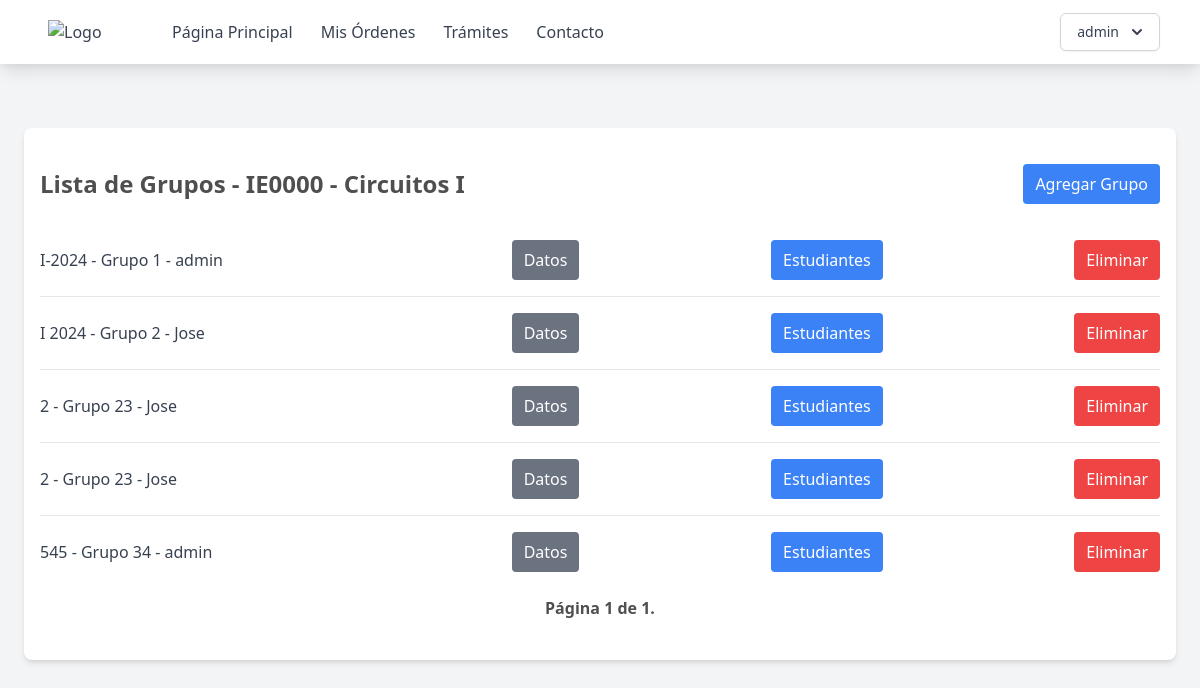
Before: /cursos/IE0000/grupos (signed in) with the older database file.
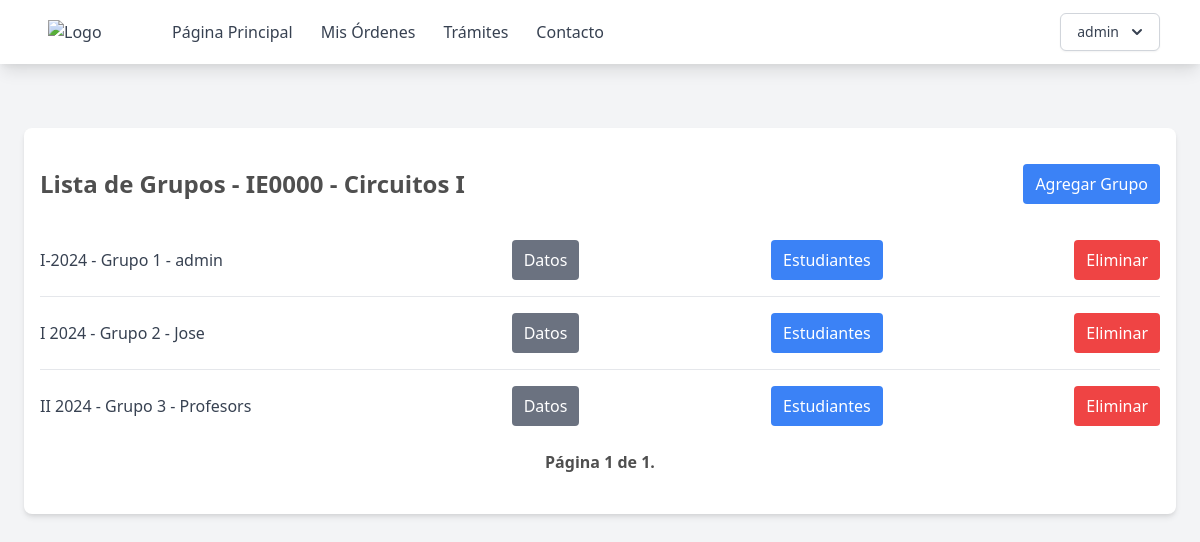
After: the same page with the newer database file.
### supply_room/models.py (models this page shows, shortened)
class Users(AbstractUser):
    name = models.CharField(max_length=200)
    email = models.EmailField(unique=True)
    role = models.CharField(max_length=200, choices=ROLE_CHOICES, default="student")
    student_id = models.CharField(max_length=200, null=True)
    username = models.CharField(max_length=50, null=True)
    objects = CustomUserManager()
    USERNAME_FIELD = "email"
    REQUIRED_FIELDS = ["name", "role"]

class Class(models.Model):
    name = models.CharField(max_length=200)
    code = models.CharField(max_length=200)

class ClassGroups(models.Model):
    number = models.PositiveIntegerField()
    semester = models.CharField(max_length=200)
    professor = models.ForeignKey(Users, on_delete=models.CASCADE)
    class_id = models.ForeignKey(Class, on_delete=models.CASCADE)
    student = models.ManyToManyField(Users, related_name="group_student")

### supply_room/views.py (the view)
class ClassGroupsList(ListView):
    model = ClassGroups
    paginate_by = 10
    def get_queryset(self, *args, **kwargs):
        class_id = Class.objects.filter(code=self.kwargs.get("code"))
        qs = super(ClassGroupsList, self).get_queryset(*args, **kwargs)
        qs = qs.filter(class_id=class_id[0])
        return qs
    def get_context_data(self, **kwargs):
        class_id = Class.objects.filter(code=self.kwargs.get("code"))
        context = super().get_context_data(**kwargs)
        context["class"] = class_id[0]
        return context

### templates/page/grupos.html (shortened to what this page needs)
{% extends "base.html" %} {% block content %}
<div class="max-w-6xl mx-auto px-4 py-8 bg-white rounded-lg shadow-md mt-16">
    <div class="flex justify-between items-center mb-4">
        <h2 class="text-2xl font-bold py-2">Lista de Grupos - {{ class.code }} - {{class.name}}</h2>
        <a href="{% url 'crear-grupo' code=class.code %}" class="py-2 px-3 bg-blue-500 text-white rounded hover:bg-blue-400">Agregar Grupo</a>
    </div>
    <ul class="divide-y divide-gray-200">
        {% for object in object_list %}
        <li class="py-4">
            <div class="flex justify-between items-center  ">
                <span class="text-gray-700 w-1/4">{{ object.semester }} - Grupo {{ object.number }} - {{object.professor.name}}</span>
                <a href="{% url 'editar-grupo' code=class.code pk=object.id %}" class="py-2 px-3 bg-gray-500 text-white rounded hover:bg-gray-400">Datos</a>
                <button  class="py-2 px-3 bg-blue-500 text-white rounded hover:bg-blue-400">Estudiantes</button>
                <a href="{% url 'eliminar-grupo' object.id %}" class="py-2 px-3 bg-red-500 text-white rounded hover:bg-red-400">Eliminar</a>
            </div>
        </li>
        {% empty %}
        <li class="py-4 text-center text-gray-500">No objects yet.</li>
        {% endfor %}
    </ul>
    <div class="pagination ">
    <div class="step-links flex w-full justify-between items-center p-2">
        <span class="current font-bold mx-4">
            Página {{ page_obj.number }} de {{ page_obj.paginator.num_pages }}.
        </span>
    </div>
</div>
</div>
{% endblock %}

### templates/base.html (shortened to what this page needs)
{% load static %}
<!DOCTYPE html>
<html lang="en">
  <head>
    <link href="{% static 'output.css' %}" rel="stylesheet" />
    <link href="https://cdn.jsdelivr.net/npm/tailwindcss@2.2.19/dist/tailwind.min.css" rel="stylesheet">
  </head>
  <body class="bg-gray-100 h-full h-screen">
    <nav class="bg-white shadow-lg">
      <div class="max-w-6xl mx-auto px-4">
        <div class="flex justify-between">
          <div class="flex space-x-4">
            <div>
              <a href="{% url 'home' %}" class="flex items-center py-5 px-2 text-gray-700">
                <img src="https://eie.ucr.ac.cr/static/img/logos/EIE_v.png" alt="Logo" class="w-20 mr-2">
              </a>
            </div>
            <div class="hidden md:flex items-center space-x-1">
              <a href="{% url 'home' %}" class="py-5 px-3 text-gray-700 hover:text-gray-900">Página Principal</a>
              <a href="#" class="py-5 px-3 text-gray-700 hover:text-gray-900">Mis Órdenes</a>
              <a href="#" class="py-5 px-3 text-gray-700 hover:text-gray-900">Trámites</a>
              <a href="#" class="py-5 px-3 text-gray-700 hover:text-gray-900">Contacto</a>
            </div>
          </div>
          {% if user.is_authenticated %}
          <div class="hidden md:flex items-center space-x-1">
            <div class="relative inline-block text-left">
              <div>
                <button type="button" class="inline-flex justify-center w-full rounded-md border border-gray-300 shadow-sm px-4 py-2 bg-white text-sm font-medium text-gray-700 hover:bg-gray-50 focus:outline-none" id="menu-button" aria-expanded="true" aria-haspopup="true">
                  {{ user.username }}
                  <svg class="-mr-1 ml-2 h-5 w-5" xmlns="http://www.w3.org/2000/svg" viewBox="0 0 20 20" fill="currentColor" aria-hidden="true">
                    <path fill-rule="evenodd" d="M5.293 7.293a1 1 0 011.414 0L10 10.586l3.293-3.293a1 1 0 111.414 1.414l-4 4a1 1 0 01-1.414 0l-4-4a1 1 0 010-1.414z" clip-rule="evenodd" />
                  </svg>
                </button>
              </div>
            </div>
          </div>
          {% endif %}
        </div>
      </div>
    </nav>
    {% if user.is_authenticated %}
    <div>{% block content %} {% endblock %}</div>
    {% else %}
    <p>You are not logged in</p>
    <a href="{% url 'login' %}">Log In</a>
    {% endif %}
  </body>
</html>

Changed rows visible on the page:
removed ClassGroups: semester "2", number "23", professor.name "Jose"
removed ClassGroups: semester "2", number "23", professor.name "Jose"
removed ClassGroups: semester "545", number "34", professor.name "admin"
added ClassGroups: semester "II 2024", number "3", professor.name "Profesors"
